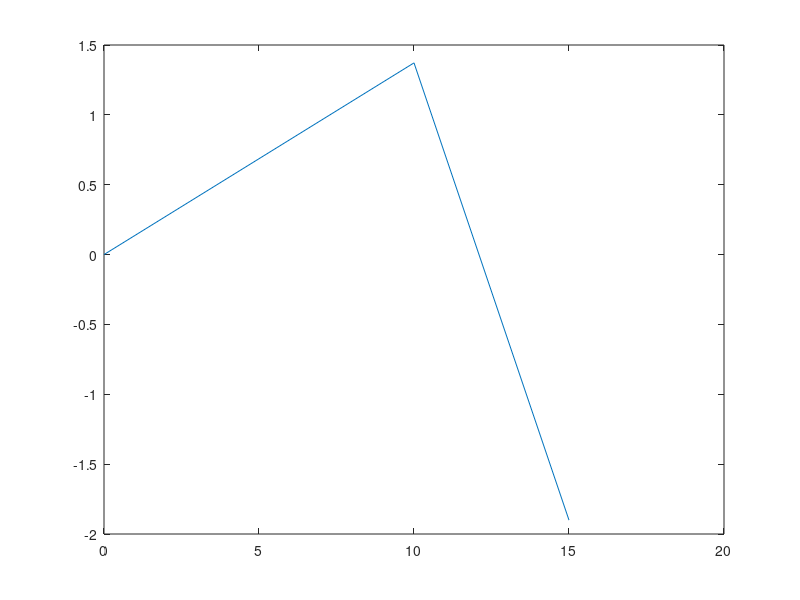

Recreate this plot in MATLAB.
%Static Analysis of a Euler Beam
clc 
clear 

%% Geometry and Material Properties
E=[200e9];          %Moduli
I=[2000]*1e-12;
A=[240 240]*1e-6;
rho=7840;
Cood=[0 0;300 0;600 0]*1e-3;  %coordinates of nodes
%% Meshing
ne=2;
nne=2;
nn=ne*nne-ne+1;       
dof=2;
dofe=dof*nne;
tdof=nn*dof;
CONN=zeros(ne,dofe);
NCONN=zeros(ne,nne);
theta=zeros(ne,1);
CONN=[1 2 3 4;3 4 5 6];
NCONN=[1 2;2 3];
for i=1:ne
    le(i)=sqrt((Cood(NCONN(i,2),2)-Cood(NCONN(i,1),2))^2 + (Cood(NCONN(i,2),1)-Cood(NCONN(i,1),1))^2);
    theta(i)=atan2d(Cood(NCONN(i,2),2)-Cood(NCONN(i,1),2), Cood(NCONN(i,2),1)-Cood(NCONN(i,1),1));
end

le
theta


%% Assembly of Element Matrices

KG=zeros(tdof,tdof);
KeG=zeros(dofe,dofe);
MG=zeros(tdof,tdof);
MeG=zeros(dofe,dofe);

for i=1:ne
    KeG=E*I/le(i)^3*[12 6*le(i) -12 6*le(i);6*le(i) 4*le(i)^2 -6*le(i) 2*le(i)^2;-12 -6*le(i) 12 -6*le(i);6*le(i) 2*le(i)^2 -6*le(i) 4*le(i)^2];   
    MeG=rho*A(i)*le(i)/420*[156 22*le(i) 54 -13*le(i);22*le(i) 4*le(i)^2 13*le(i) -3*le(i)^2;54 13*le(i) 156 -22*le(i);-13*le(i) -3*le(i)^2 -22*le(i) 4*le(i)^2];
    Te=[cosd(theta(i)) sind(theta(i)) 0 0; 0 0 cosd(theta(i)) sind(theta(i))];
    
    for j=1:dofe
        for k=1:dofe
            KG(CONN(i,j),CONN(i,k))=KG(CONN(i,j),CONN(i,k))+KeG(j,k);
            MG(CONN(i,j),CONN(i,k))=MG(CONN(i,j),CONN(i,k))+MeG(j,k);

        end
    end
end
KG
MG


%% Applications of BCs

for kk=[2,1]
    KG(kk,:)=[];
    KG(:,kk)=[];
    MG(kk,:)=[];
    MG(:,kk)=[];

end

[v,d]=eig(KG,MG)
[omega,index]=sort(sqrt(diag(d)));
[frequency]=omega/(2*3.14)

firstmodeshape=zeros(3,1);
firstmodeshape(2,1)=v(1,1);
firstmodeshape(3,1)=v(3,1);


secondmodeshape(2,1)=v(1,2);
secondmodeshape(3,1)=v(3,2);

x=[0,10,15];
plot(x,secondmodeshape)



